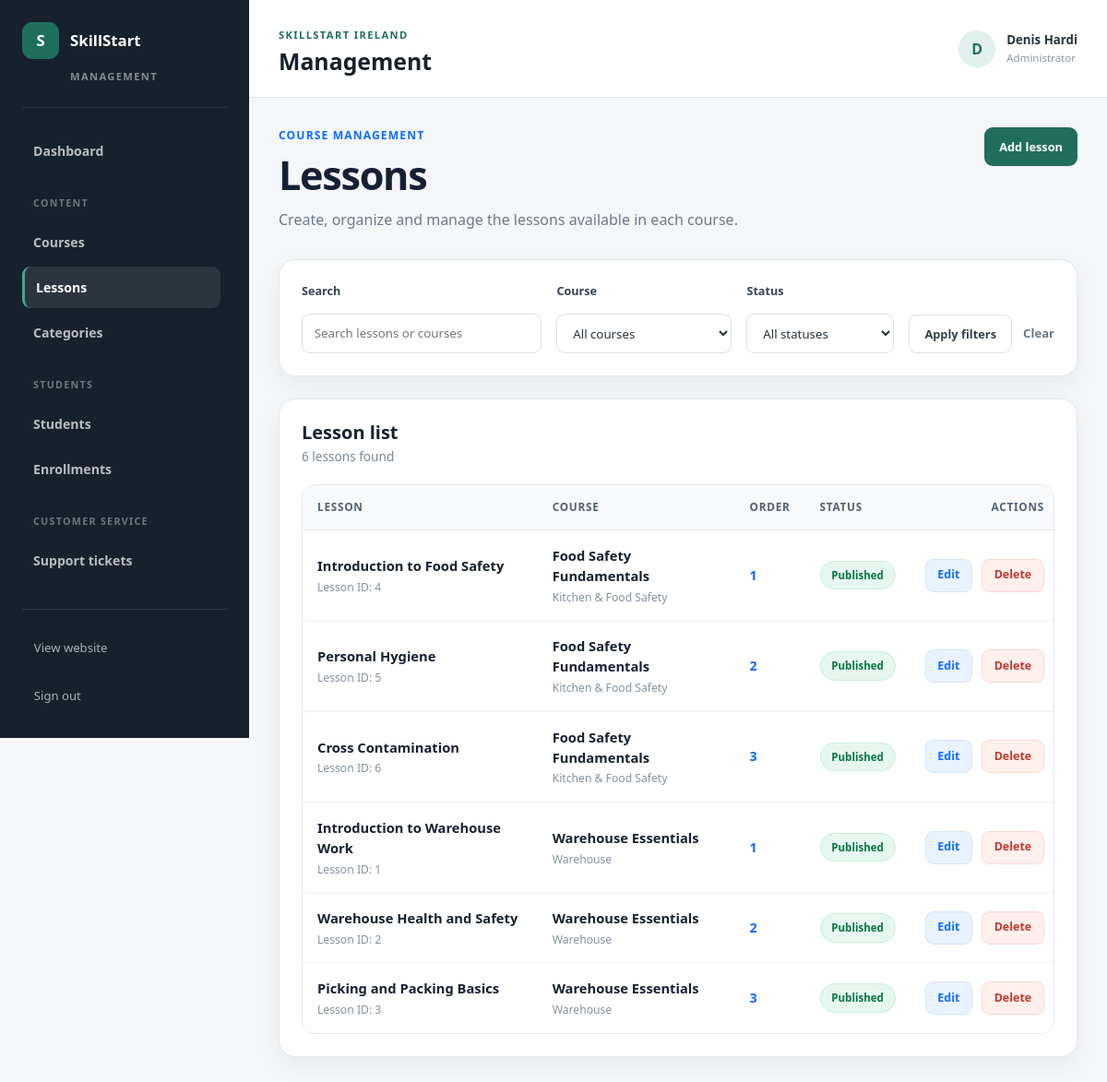
Page /management/lessons/ (signed in) on the committed database.
### courses/models.py (models this page shows, shortened)
class Lesson(models.Model):
    course = models.ForeignKey(
        Course,
        on_delete=models.CASCADE,
        related_name="lessons",
    )
    title = models.CharField(
        max_length=150,
    )
    content = models.TextField(
        blank=True,
    )
    image = models.ImageField(
        upload_to="lessons/images/",
        blank=True,
        null=True,
    )
    video_url = models.URLField(
        blank=True,
    )
    order = models.PositiveIntegerField(
        default=1,
    )
    is_published = models.BooleanField(
        default=False,
    )
    class Meta:
        ordering = ("order",)

class Course(models.Model):
    category = models.ForeignKey(
        Category,
        on_delete=models.CASCADE,
        related_name="courses",
    )
    title = models.CharField(
        max_length=150,
    )
    description = models.TextField()
    slug = models.SlugField(
        max_length=170,
        unique=True,
    )
    image = models.ImageField(
        upload_to="courses/",
        blank=True,
        null=True,
    )
    is_free = models.BooleanField(
        default=True,
    )
    price = models.DecimalField(
        max_digits=8,
        decimal_places=2,
        default=0,
    )
    currency = models.CharField(
        max_length=3,
        default="EUR",
    )
    is_published = models.BooleanField(
        default=False,
    )
    created_at = models.DateTimeField(
        auto_now_add=True,
    )
    class Meta:
        ordering = ("title",)

class Category(models.Model):
    name = models.CharField(
        max_length=100,
    )
    description = models.TextField(
        blank=True,
    )
    slug = models.SlugField(
        max_length=120,
        unique=True,
    )
    class Meta:
        verbose_name_plural = "Categories"
        ordering = ("name",)

### admin_dashboard/views.py (the view)
@staff_member_required
def lesson_list(request):
    search_query = request.GET.get(
        "search",
        "",
    ).strip()
    selected_course = request.GET.get(
        "course",
        "",
    ).strip()
    selected_status = request.GET.get(
        "status",
        "",
    ).strip()
    lessons = (
        Lesson.objects
        .select_related(
            "course",
            "course__category",
        )
        .order_by(
            "course__title",
            "order",
            "title",
        )
    )
    if search_query:
        lessons = lessons.filter(
            Q(title__icontains=search_query)
            | Q(content__icontains=search_query)
            | Q(course__title__icontains=search_query)
        )
    if selected_course:
        lessons = lessons.filter(
            course__slug=selected_course,
        )
    if selected_status == "published":
        lessons = lessons.filter(
            is_published=True,
        )
    elif selected_status == "draft":
        lessons = lessons.filter(
            is_published=False,
        )
    courses = (
        Course.objects
        .select_related("category")
        .order_by("title")
    )
    context = {
        "lessons": lessons,
        "courses": courses,
        "search_query": search_query,
        "selected_course": selected_course,
        "selected_status": selected_status,
        "filtered_lesson_count": lessons.count(),
    }
    return render(
        request,
        "admin_dashboard/lesson_list.html",
        context,
    )

### admin_dashboard/templates/admin_dashboard/lesson_list.html (shortened to what this page needs)
{% extends "admin_dashboard/base_admin.html" %}
{% block admin_content %}
<div class="management-page-header">
    <div>
        <p class="management-page-eyebrow">
            Course management
        </p>
        <h1 class="management-page-title">
            Lessons
        </h1>
        <p class="management-page-description">
            Create, organize and manage the lessons available in each course.
        </p>
    </div>
    <a
        href="{% url 'admin_dashboard:lesson_create' %}"
        class="management-primary-button"
    >
        Add lesson
    </a>
</div>
<div class="management-card">
    <form
        method="get"
        class="management-filter-form"
    >
        <div class="management-filter-group">
            <label for="lesson-search">
                Search
            </label>
            <input
                id="lesson-search"
                type="search"
                name="search"
                value="{{ search_query }}"
                placeholder="Search lessons or courses"
                class="management-form-control"
            >
        </div>
        <div class="management-filter-group">
            <label for="lesson-course">
                Course
            </label>
            <select
                id="lesson-course"
                name="course"
                class="management-form-control"
            >
                <option value="">
                    All courses
                </option>
            </select>
        </div>
        <div class="management-filter-group">
            <label for="lesson-status">
                Status
            </label>
            <select
                id="lesson-status"
                name="status"
                class="management-form-control"
            >
                <option value="">
                    All statuses
                </option>
            </select>
        </div>
        <div class="management-filter-actions">
            <button
                type="submit"
                class="management-secondary-button"
            >
                Apply filters
            </button>
            <a
                href="{% url 'admin_dashboard:lesson_list' %}"
                class="management-text-button"
            >
                Clear
            </a>
        </div>
    </form>
</div>
<div class="management-card">
    <div class="management-card-header">
        <div>
            <h2>
                Lesson list
            </h2>
            <p>
                {{ filtered_lesson_count }}
                lesson{{ filtered_lesson_count|pluralize }}
                found
            </p>
        </div>
    </div>
    {% if lessons %}
        <div class="management-table-wrapper">
            <table class="management-table">
                <thead>
                    <tr>
                        <th>Lesson</th>
                        <th>Course</th>
                        <th>Order</th>
                        <th>Status</th>
                        <th class="management-table-actions-heading">
                            Actions
                        </th>
                    </tr>
                </thead>
                <tbody>
                    {% for lesson in lessons %}
                        <tr>
                            <td>
                                <div class="management-table-primary">
                                    {{ lesson.title }}
                                </div>
                                <div class="management-table-secondary">
                                    Lesson ID: {{ lesson.id }}
                                </div>
                            </td>
                            <td>
                                <div class="management-table-primary">
                                    {{ lesson.course.title }}
                                </div>
                                <div class="management-table-secondary">
                                    {% if lesson.course.category %}
                                        {{ lesson.course.category.name }}
                                    {% else %}
                                        No category
                                    {% endif %}
                                </div>
                            </td>
                            <td>
                                {{ lesson.order }}
                            </td>
                            <td>
                                {% if lesson.is_published %}
                                    <span class="management-status-badge published">
                                        Published
                                    </span>
                                {% else %}
                                    <span class="management-status-badge draft">
                                        Draft
                                    </span>
                                {% endif %}
                            </td>
                            <td>
                                <div class="management-table-actions">
                                    <a
                                        href="{% url 'admin_dashboard:lesson_update' lesson.id %}"
                                        class="management-table-link"
                                    >
                                        Edit
                                    </a>
                                    <a
                                        href="{% url 'admin_dashboard:lesson_delete' lesson.id %}"
                                        class="management-table-link danger"
                                    >
                                        Delete
                                    </a>
                                </div>
                            </td>
                        </tr>
                    {% endfor %}
                </tbody>
            </table>
        </div>
    {% endif %}
</div>
{% endblock %}

### admin_dashboard/templates/admin_dashboard/base_admin.html (shortened to what this page needs)
{% load static %}
<!DOCTYPE html>
<html lang="en">
<head>
    <link
        href="https://cdn.jsdelivr.net/npm/bootstrap@5.3.3/dist/css/bootstrap.min.css"
        rel="stylesheet"
    >
    <link
        rel="stylesheet"
        href="{% static 'core/css/style.css' %}"
    >
</head>
<body class="management-body">
    <div class="management-layout">
        <aside class="management-sidebar">
            <div class="management-sidebar-header">
                <a
                    href="{% url 'admin_dashboard:dashboard' %}"
                    class="management-brand"
                >
                    <span class="management-brand-icon">
                        S
                    </span>
                    <span>
                        SkillStart
                    </span>
                </a>
                <span class="management-brand-label">
                    Management
                </span>
            </div>
            <nav class="management-navigation">
                <a
                    href="{% url 'admin_dashboard:dashboard' %}"
                    class="
                        management-navigation-link
                    "
                >
                    Dashboard
                </a>
                <span class="management-navigation-title">
                    Content
                </span>
                <a
                    href="{% url 'admin_dashboard:course_list' %}"
                    class="
                        management-navigation-link
                    "
                >
                    Courses
                </a>
                <a
                    href="{% url 'admin_dashboard:lesson_list' %}"
                    class="
                        management-navigation-link
                        {% if request.resolver_match.url_name == 'lesson_list' or request.resolver_match.url_name == 'lesson_create' or request.resolver_match.url_name == 'lesson_update' or request.resolver_match.url_name == 'lesson_delete' %}
                            active
                        {% endif %}
                    "
                >
                    Lessons
                </a>
                <a
                    href="#"
                    class="management-navigation-link"
                >
                    Categories
                </a>
                <span class="management-navigation-title">
                    Students
                </span>
                <a
                    href="{% url 'admin_dashboard:student_list' %}"
                    class="
                        management-navigation-link
                    "
                >
                    Students
                </a>
                <a
                    href="{% url 'admin_dashboard:enrollment_list' %}"
                    class="
                        management-navigation-link
                    "
                >
                    Enrollments
                </a>
                <span class="management-navigation-title">
    Customer service
</span>
<a
    href="{% url 'admin_dashboard:support_ticket_list' %}"
    class="
        management-navigation-link
    "
>
    Support tickets
</a>
            </nav>
            <div class="management-sidebar-footer">
                <a
                    href="{% url 'home' %}"
                    class="management-site-link"
                >
                    View website
                </a>
                <form
                    method="post"
                    action="{% url 'accounts:logout' %}"
                >
                    <button
                        type="submit"
                        class="management-logout-button"
                    >
                        Sign out
                    </button>
                </form>
            </div>
        </aside>
        <main class="management-main">
            <header class="management-header">
                <div>
                    <span class="management-header-label">
                        SkillStart Ireland
                    </span>
                    <h1>
                        {% block page_title %}
                            Management
                        {% endblock %}
                    </h1>
                </div>
                <div class="management-user">
                    <div class="management-user-avatar">
                        {{ request.user.username|first|upper }}
                    </div>
                    <div>
                        <strong>
                            {{ request.user.get_full_name|default:request.user.username }}
                        </strong>
                        <span>
                            Administrator
                        </span>
                    </div>
                </div>
            </header>
            <div class="management-content">
                {% block admin_content %}
                {% endblock %}
            </div>
        </main>
    </div>
</body>
</html>

### rows in the picture
Lesson: title "Introduction to Food Safety", id "4", course "Food Safety Fundamentals", course.category.name "Kitchen & Food Safety", order "1", is_published "Published"
Lesson: title "Personal Hygiene", id "5", course "Food Safety Fundamentals", course.category.name "Kitchen & Food Safety", order "2", is_published "Published"
Lesson: title "Cross Contamination", id "6", course "Food Safety Fundamentals", course.category.name "Kitchen & Food Safety", order "3", is_published "Published"
Lesson: title "Introduction to Warehouse Work", id "1", course "Warehouse Essentials", course.category.name "Warehouse", order "1", is_published "Published"
Lesson: title "Warehouse Health and Safety", id "2", course "Warehouse Essentials", course.category.name "Warehouse", order "2", is_published "Published"
Lesson: title "Picking and Packing Basics", id "3", course "Warehouse Essentials", course.category.name "Warehouse", order "3", is_published "Published"

### other values in the picture
{{ request.user.username|first|upper }} "D"
{{ request.user.get_full_name|default:request.user.username }} "Denis Hardi"
{{ filtered_lesson_count }} "6"
